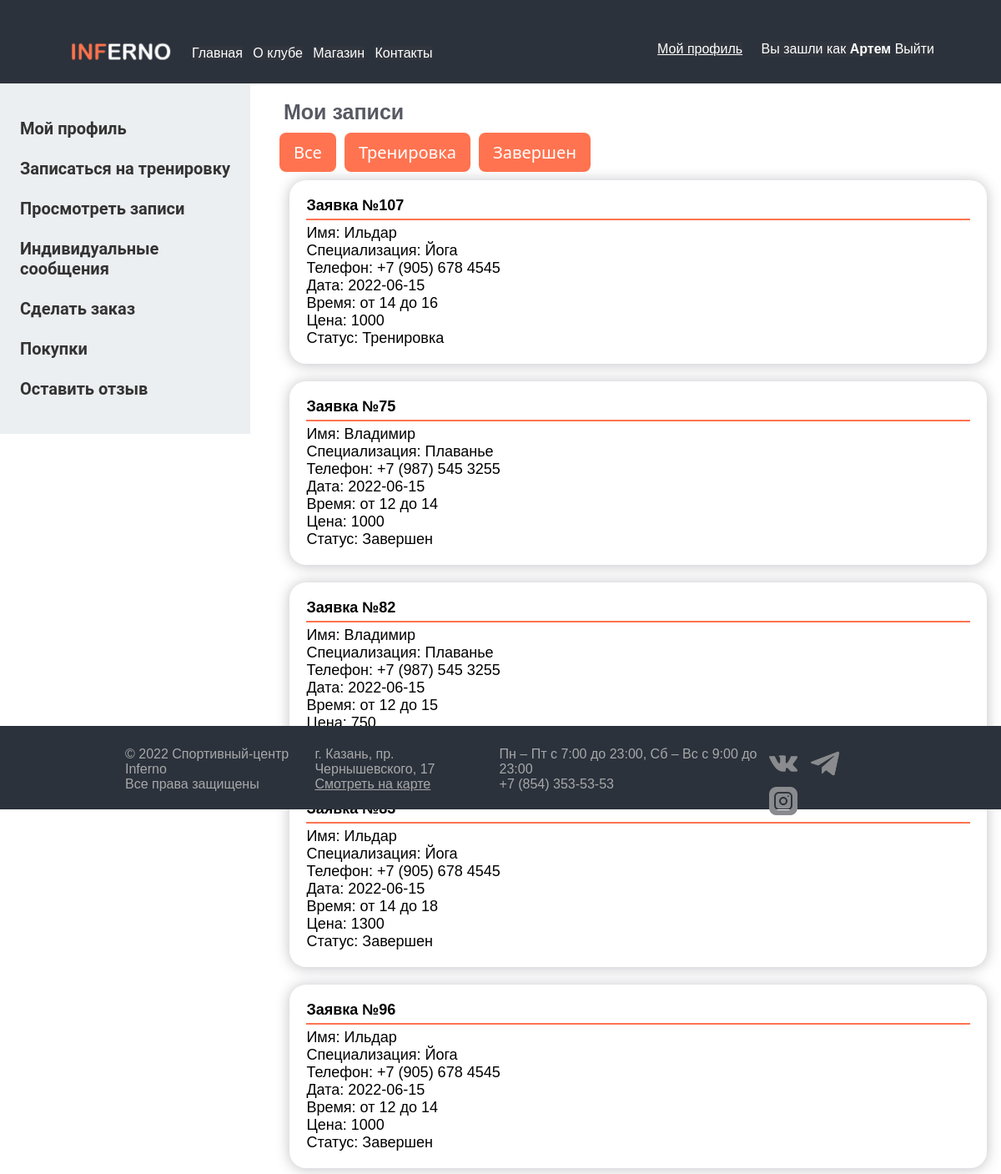
/user-zapisiprosmotr.php (signed in), run on the app's committed database.
### tables this page shows
CREATE TABLE `zapisi` (
  `id` int(11) NOT NULL,
  `name` varchar(56) NOT NULL,
  `profile` varchar(256) NOT NULL,
  `stage` varchar(256) NOT NULL,
  `phone` varchar(256) NOT NULL,
  `status` varchar(256) NOT NULL,
  `date` date NOT NULL,
  `time` varchar(255) NOT NULL,
  `time2` varchar(255) NOT NULL,
  `price` int(11) NOT NULL,
  `img` varchar(255) NOT NULL,
  `trener_email` varchar(255) NOT NULL,
  `user_email` varchar(255) NOT NULL,
  `user_name` varchar(255) NOT NULL
);

### user-zapisiprosmotr.php (the view, shortened to what this page needs)
<?php session_start();
	$host = 'localhost';
	$user = 'root';
	$password = '';
	$db_name = 'inferno';
	$link = mysqli_connect($host, $user, $password, $db_name);
	mysqli_query($link, "SET NAMES 'utf8'");
	?>
<?php require_once('header.php'); ?>
<?php require_once('header-user.php'); ?>
	<div class="cent" id="admin">
	<div class="osntx4">
		<h1 class="zagl">Мои записи</h1>
		<div class="top-menu">
			<ul>
				<li id="all"><p>Все</p></li>
				<li id="Занят"><p>Тренировка</p></li>
                <li id="Завершен"><p>Завершен</p></li>
			</ul>
   	 	</div>
		<div class="row">
			<?php
			$user_email = $_SESSION['email'];
			$result=mysqli_query($link, "SELECT * FROM Zapisi WHERE user_email='$user_email' AND Status='Занят'") or die(mysqli_error($link));
				while($row = mysqli_fetch_array($result)){
				$id=$row['id'];
				$name=$row['name'];
				$profile=$row['profile'];
				$phone=$row['phone'];
				$status=$row['status'];
				$time=$row['time'];
				$time2=$row['time2'];
				$price=$row['price'];
				$date=$row['date'];
				echo "<div class='userindivid'>
				<div class='$status'>
				<h4>Заявка №$id</h4>
				<hr style='border: 1px solid #ff7350; margin-top: 5px; margin-bottom: 5px;'>
				<p> Имя: $name</p>
				<p> Специализация: $profile</p>
				<p> Телефон: $phone</p>
				<p> Дата: $date</p>
				<p> Время: от $time до $time2</p>
				<p> Цена: $price</p>
				<p> Статус: Тренировка</p>
				<form method='POST'>
					<input style='display:none;' name='id' value='$id' required />
				</form>
				</div></div><br>";
				}
				$result=mysqli_query($link, "SELECT * FROM Zapisi WHERE user_email='$user_email' AND Status='Завершен'") or die(mysqli_error($link));
				while($row = mysqli_fetch_array($result)){
				$id=$row['id'];
				$name=$row['name'];
				$profile=$row['profile'];
				$phone=$row['phone'];
				$status=$row['status'];
				$time=$row['time'];
				$time2=$row['time2'];
				$price=$row['price'];
				$date=$row['date'];
				echo "<div class='userindivid'>
				<div class='$status'>
				<h4>Заявка №$id</h4>
				<hr style='border: 1px solid #ff7350; margin-top: 5px; margin-bottom: 5px;'>
				<p> Имя: $name</p>
				<p> Специализация: $profile</p>
				<p> Телефон: $phone</p>
				<p> Дата: $date</p>
				<p> Время: от $time до $time2</p>
				<p> Цена: $price</p>
				<p> Статус: $status</p>
				<form method='POST'>
					<input style='display:none;' name='id' value='$id' required />
				</form>
				</div></div><br>";
				}
			?>
		</div>
		</div>
	</div>
<?php require_once('footer.php') ?>

### css/style.css (style rules this page uses)
* { font-family: "Montserrat", sans-serif; margin: 0; padding: 0; box-sizing: border-box; }
html, body { height: 100%; }
.top-menu { margin-bottom: 10px; }
.top-menu li { list-style: none; display: inline-block; background: #ff7350; position: relative; padding: 5px 10px; border-radius: 8px; margin-left: 5px; }
.top-menu li p { font-family: 'Segoe UI'; font-size: 20px; color: #fff; padding: 5px 7px; display: block; cursor: pointer; }
.osntx4 { height: 750px; }
.cent { margin-left: 330px; font-size: 18px; }
.zagl { color: #575962;; font-size: 25px; margin: 10px; }
.userindivid { box-shadow: 0px 1px 15px 1px rgb(69 65 78 / 30%); margin-left: 2%; margin-right: 2%; border-radius: 20px; padding: 20px; }

### data on the page
zapisi: id "107", name "Ильдар", profile "Йога", phone "+7 (905) 678 4545", date "2022-06-15", time "14", time2 "16", price "1000"
zapisi: id "75", name "Владимир", profile "Плаванье", phone "+7 (987) 545 3255", date "2022-06-15", time "12", time2 "14", price "1000", status "Завершен"
zapisi: id "82", name "Владимир", profile "Плаванье", phone "+7 (987) 545 3255", date "2022-06-15", time "12", time2 "15", price "750"
zapisi: name "Ильдар", profile "Йога", phone "+7 (905) 678 4545", date "2022-06-15", time "14", time2 "18", price "1300", status "Завершен"
zapisi: id "96", name "Ильдар", profile "Йога", phone "+7 (905) 678 4545", date "2022-06-15", time "12", time2 "14", price "1000", status "Завершен"

### other printed values
$_SESSION['name'] "Артем"
